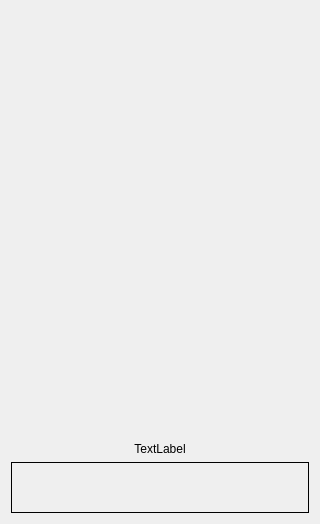
<?xml version="1.0" encoding="UTF-8"?>
<ui version="4.0">
 <class>door</class>
 <widget class="QWidget" name="door">
  <property name="geometry">
   <rect>
    <x>0</x>
    <y>0</y>
    <width>320</width>
    <height>524</height>
   </rect>
  </property>
  <property name="windowTitle">
   <string>Form</string>
  </property>
  <property name="styleSheet">
   <string notr="true">.QPushButton {
border: null;
	color: white;
	font: 11pt &quot;Segoe UI&quot;;
background-color: rgb(39, 50, 56);
padding: 7;
border-radius: 10;
}

.QPushButton:hover {
background-color: rgb(69, 75, 84);
}

.QLabel {
color: black;
}</string>
  </property>
  <layout class="QVBoxLayout" name="verticalLayout_2">
   <item>
    <spacer name="verticalSpacer">
     <property name="orientation">
      <enum>Qt::Vertical</enum>
     </property>
     <property name="sizeType">
      <enum>QSizePolicy::Preferred</enum>
     </property>
     <property name="sizeHint" stdset="0">
      <size>
       <width>17</width>
       <height>431</height>
      </size>
     </property>
    </spacer>
   </item>
   <item>
    <layout class="QHBoxLayout" name="horizontalLayout">
     <item>
      <layout class="QVBoxLayout" name="verticalLayout">
       <item>
        <widget class="QLabel" name="width">
         <property name="sizePolicy">
          <sizepolicy hsizetype="Preferred" vsizetype="Fixed">
           <horstretch>0</horstretch>
           <verstretch>0</verstretch>
          </sizepolicy>
         </property>
         <property name="text">
          <string>TextLabel</string>
         </property>
         <property name="alignment">
          <set>Qt::AlignCenter</set>
         </property>
        </widget>
       </item>
       <item>
        <widget class="QWidget" name="widget" native="true">
         <layout class="QHBoxLayout" name="horizontalLayout_2">
          <property name="spacing">
           <number>0</number>
          </property>
          <property name="leftMargin">
           <number>0</number>
          </property>
          <property name="topMargin">
           <number>0</number>
          </property>
          <property name="rightMargin">
           <number>0</number>
          </property>
          <property name="bottomMargin">
           <number>0</number>
          </property>
          <item>
           <widget class="QFrame" name="frame">
            <property name="sizePolicy">
             <sizepolicy hsizetype="Preferred" vsizetype="Preferred">
              <horstretch>0</horstretch>
              <verstretch>0</verstretch>
             </sizepolicy>
            </property>
            <property name="frameShape">
             <enum>QFrame::Box</enum>
            </property>
            <property name="frameShadow">
             <enum>QFrame::Plain</enum>
            </property>
            <layout class="QGridLayout" name="gridLayout">
             <property name="leftMargin">
              <number>0</number>
             </property>
             <property name="topMargin">
              <number>0</number>
             </property>
             <property name="rightMargin">
              <number>0</number>
             </property>
             <property name="bottomMargin">
              <number>0</number>
             </property>
             <property name="spacing">
              <number>0</number>
             </property>
            </layout>
           </widget>
          </item>
         </layout>
        </widget>
       </item>
      </layout>
     </item>
    </layout>
   </item>
  </layout>
 </widget>
 <resources/>
 <connections/>
</ui>
